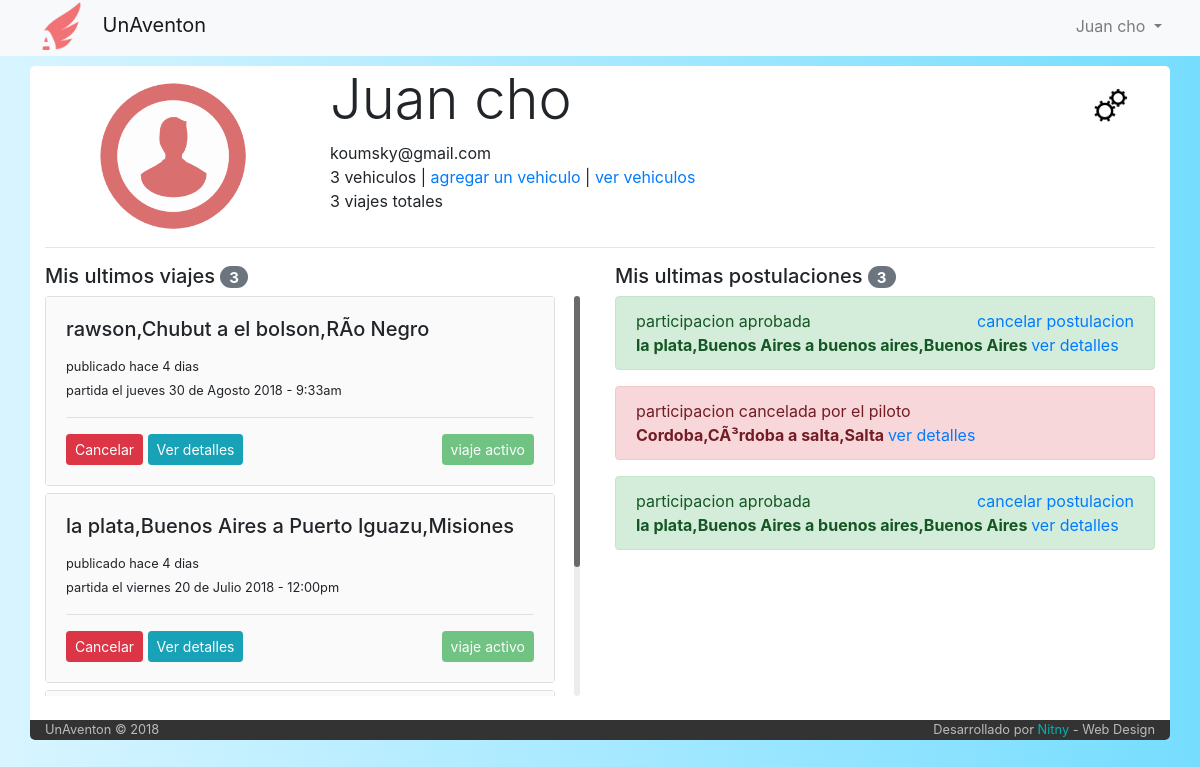
Page /perfil (signed in) on the earlier database version.
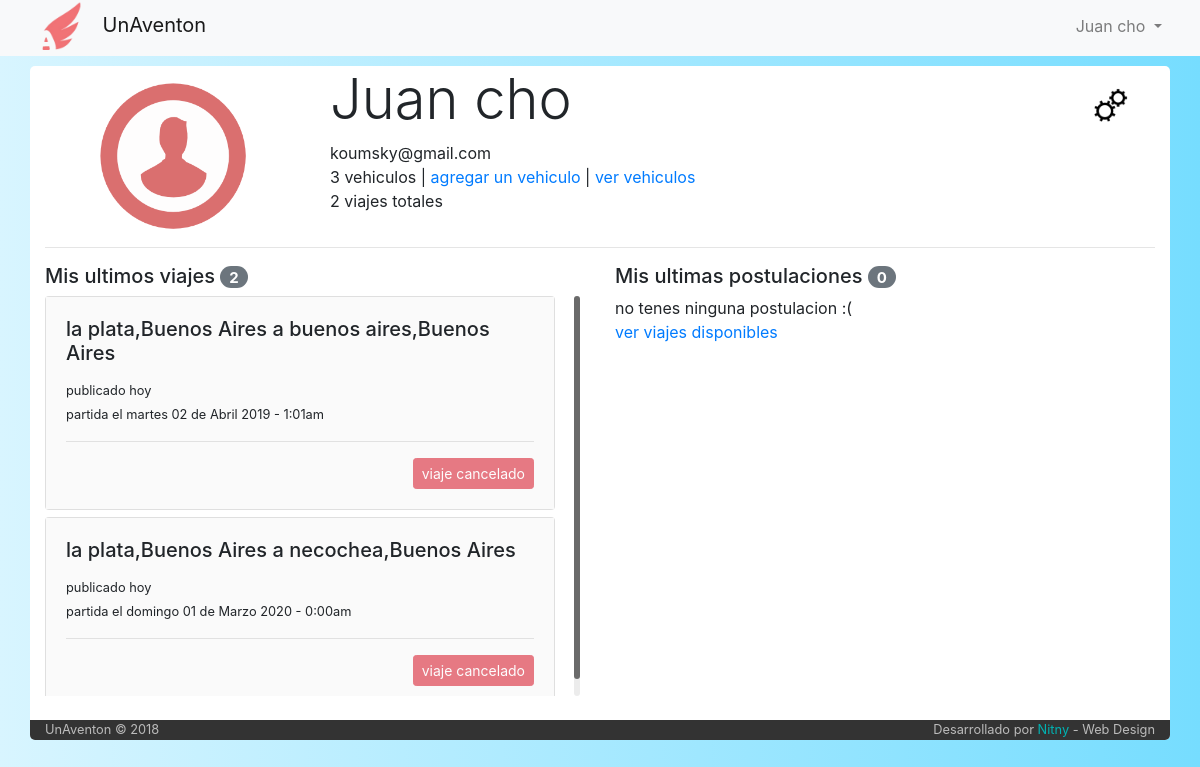
Same page on the later database version.
### tables this page shows
CREATE TABLE IF NOT EXISTS `viaje` (
  `idViaje` int(6) NOT NULL AUTO_INCREMENT,
  `idPiloto` int(6) NOT NULL,
  `idVehiculo` int(6) NOT NULL,
  `fecha_publicacion` datetime NOT NULL,
  `fecha_partida` datetime NOT NULL,
  `tiempo_estimado` int(11) NOT NULL DEFAULT '30',
  `origen` varchar(60) NOT NULL,
  `destino` varchar(60) NOT NULL,
  `asientos_disponibles` int(2) NOT NULL,
  `costo` int(7) NOT NULL,
  `estado` int(1) NOT NULL DEFAULT '1',
  `tipo` varchar(50) NOT NULL DEFAULT 'unico',
  PRIMARY KEY (`idViaje`)
);

CREATE TABLE IF NOT EXISTS `estado_viaje` (
  `idEstado` int(1) NOT NULL AUTO_INCREMENT,
  `color` varchar(14) NOT NULL,
  `estado` varchar(14) NOT NULL,
  PRIMARY KEY (`idEstado`)
);

CREATE TABLE IF NOT EXISTS `participacion` (
  `idParticipacion` int(6) NOT NULL AUTO_INCREMENT,
  `idUsuario` int(6) NOT NULL,
  `idViaje` int(6) NOT NULL,
  `fecha_solicitud` datetime NOT NULL,
  `estado` int(1) NOT NULL DEFAULT '1',
  PRIMARY KEY (`idParticipacion`)
);

CREATE TABLE IF NOT EXISTS `estado_participacion` (
  `idEstado` int(1) NOT NULL AUTO_INCREMENT,
  `color` varchar(14) NOT NULL,
  `estado` varchar(40) NOT NULL,
  PRIMARY KEY (`idEstado`)
);

### index.php (called while the page is built, shortened)
<?php
	include ('core/helpers.php');
	include ('php/inicio_body.php');
	$router = new Router;
	$vars = $router->get_variables();
	render($vars);
	include ('php/cierre_body.php');

### controller/perfil.php (the view, shortened to what the changed rows need)
<?php
function render($vars = [])
{
  include('php/conexion.php');
  $usuario=mysqli_query($conexion,"SELECT *
                                   FROM Usuario
                                   WHERE email='$_SESSION[mail]' limit 1")
                                   or
                                   die("Problemas en la base de datos:".mysqli_error($conexion));
  $user = mysqli_fetch_array($usuario);
  $contador=mysqli_query($conexion,"SELECT count(*) as cont
                                    FROM viaje
                                    where idPiloto='$user[idUser]'")
                                    or
                                    die ("problemas con el contador");
  $contador=mysqli_fetch_array($contador);
  $contador_vehiculos=mysqli_query($conexion,"SELECT count(*) as cont
                                    FROM vehiculo
                                    where idPropietario='$user[idUser]'")
                                    or
                                    die ("problemas con el contador");
  $contador_vehiculos=mysqli_fetch_array($contador_vehiculos);
  ?>
  <div class="row">
    <div class="col-md-8">
      <h1 class="display-4"><?php echo $user['nombre']." ".$user['apellido']; ?></h1>
      <span><?php echo $user['email']; ?></span><br>
      <span><?php echo $contador_vehiculos['cont']; ?> vehiculos</span> | <a href="#" data-toggle="modal" data-target="#CargarAuto">agregar un vehiculo</a> | <a href="/listado-vehiculos">ver vehiculos</a> <br>
      <span><?php echo $contador['cont']; ?> viajes totales</span>
    </div>
  </div>
  <div class="row">
    <div class="col-md-6">
      <?php
        $viajes=mysqli_query($conexion,"SELECT *, viaje.estado as 'estadodelviaje'
                                       FROM viaje
                                       INNER JOIN estado_viaje on viaje.estado=estado_viaje.idEstado
                                       WHERE idPiloto='$user[idUser]'
                                       order by fecha_publicacion DESC, fecha_partida ASC")
                                       or
                                       die("Problemas en la base de datos:".mysqli_error($conexion));
      ?>
      <h5>Mis ultimos viajes <span class="badge badge-pill badge-secondary"><?php echo mysqli_num_rows($viajes);?></span></h5>
        <div class="mCustomScrollbar" data-mcs-theme="dark-3" style="max-height: 400px; overflow: auto;">
      <?php
        while ($viaje = mysqli_fetch_array($viajes)) {
          ?>
          <div class="card" style="margin-bottom: 7px">
            <div class="card-body" style="background-color: #fafafa">
              <h5 class="card-title"><?php echo $viaje['origen']." a ".$viaje['destino'] ?>
              </h5>
              <small class="card-text">publicado <?php echo dias_transcurridos($viaje['fecha_publicacion'],'publicacion'); ?> <br>
              partida el <?php echo date_toString($viaje['fecha_partida'],"y");?> </small>
              <hr>
              <?php
                if ($viaje['estadodelviaje']==1){
                  echo "<button type='button' class='btn btn-danger btn-sm' data-toggle='modal' data-target='#EliminarViaje".$viaje['idViaje']."'>Cancelar</button>
                <a href='/viaje/".$viaje['idViaje']."'><button type='button'class='btn btn-info btn-sm'>Ver detalles</button></a>";
                }
              ?>
              <button type='button' class='btn btn-<?php echo $viaje['color']; ?> btn-sm float-right ' disabled>
                <?php echo "viaje ".$viaje['estado']; ?>
              </button>
            </div>
          </div>
          <?php
        }
      ?>
      </div>
    </div>
    <div class="col-md-6">
      <?php
      $postulaciones=mysqli_query($conexion,"SELECT *, participacion.estado as estado_participacion, viaje.estado as estado_viaje
                                     FROM participacion
                                     inner join viaje on participacion.idViaje=viaje.idViaje
                                     inner join estado_participacion on participacion.estado=estado_participacion.idEstado
                                     WHERE idUsuario='$user[idUser]'
                                     order by fecha_publicacion and idParticipacion")
                                     or
                                     die("Problemas en la base de datos:".mysqli_error($conexion));?>
      <h5>Mis ultimas postulaciones <span class="badge badge-pill badge-secondary"><?php echo mysqli_num_rows($postulaciones);?></span></h5>
      <div class="mCustomScrollbar" data-mcs-theme="dark-3" style="max-height: 400px; overflow: auto;">
      <?php
        if (mysqli_num_rows($postulaciones) == 0){
            echo "no tenes ninguna postulacion :( <br>";
            echo "<a href='/'>ver viajes disponibles</a>";
        }
        while ($postulacion = mysqli_fetch_array($postulaciones)) {
          echo "<div class='alert alert-".$postulacion['color']."' role='alert'>
                  participacion ".$postulacion['estado'];
          if ($postulacion['estado_participacion'] < 3){
            echo "<span class='float-right'><a href='#'"; ?> onclick="alert('Esta funcion todavia esta en desarrollo')"> <?php echo "cancelar postulacion </a> </span>";
          }
          echo "<br><b> ".$postulacion['origen']." a ".$postulacion['destino']." </b> <a href='#' class='float'"; ?> onclick="alert('Esta funcion todavia esta en desarrollo')"> <?php echo " ver detalles </a>
                  </div>";
        }
      ?>
      </div>
    </div>
  </div>
  <br>
  <?php
}

### core/helpers.php (shortened to what the changed rows need)
<?php
function dias_transcurridos($fecha_alta, $string)
{
 $fecha_alta = date_create($fecha_alta);
 $fecha_actual   = date_create(date("d.m.Y"));
 $diferencia     = date_diff($fecha_alta, $fecha_actual);
 $dif     = $diferencia->format('%a');
 if ($dif == 0){
   return 'hoy';
}
 else if ($dif == 1){
   return 'ayer';
 }
 else {
   return 'hace '.$dif." dias";
 }
}
function date_toString($fecha,$opc){
  $dias = array("...","lunes","martes","miercoles","jueves","viernes","sábado","domingo");
  $meses = array("Enero","Febrero","Marzo","Abril","Mayo","Junio","Julio","Agosto","Septiembre","Octubre","Noviembre","Diciembre");
  $date = date_create($fecha);
  $string = $dias[date_format($date, 'N')]." ".date_format($date, 'd')." de ".$meses[date_format($date, 'm')-1] ;
  if ($opc =="y"){
    $string .= " ".date_format($date, 'Y');
  }
  if ($opc =="br"){
    $string .= "<br>";
  }
  else{
    $string .= " - ";
  }
  $string .= date_format($date, 'G:ia');
  return $string;
}

Differences in the rows shown:
removed viaje: origen "rawson,Chubut", destino "el bolson,RÃ­o Negro", fecha_publicacion "hace 4 dias", fecha_partida "jueves 30 de Agosto 2018 9:33am", value "-", estado_viaje.estado "activo"
removed viaje: origen "la plata,Buenos Aires", destino "Puerto Iguazu,Misiones", fecha_publicacion "hace 4 dias", fecha_partida "viernes 20 de Julio 2018 12:00pm", value "-", estado_viaje.estado "activo"
removed participacion: estado_participacion.estado "aprobada", estado "cancelar postulacion", idViaje.origen "la plata,Buenos Aires", idViaje.destino "buenos aires,Buenos Aires"
removed participacion: estado_participacion.estado "cancelada por el piloto", idViaje.origen "Cordoba,CÃ³rdoba", idViaje.destino "salta,Salta"
removed participacion: estado_participacion.estado "aprobada", estado "cancelar postulacion", idViaje.origen "la plata,Buenos Aires", idViaje.destino "buenos aires,Buenos Aires"
added viaje: origen "la plata,Buenos Aires", destino "buenos aires,Buenos Aires", fecha_publicacion "hoy", fecha_partida "martes 02 de Abril 2019 1:01am", value "-", estado_viaje.estado "cancelado"
added viaje: origen "la plata,Buenos Aires", destino "necochea,Buenos Aires", fecha_publicacion "hoy", fecha_partida "domingo 01 de Marzo 2020 0:00am", value "-", estado_viaje.estado "cancelado"
Other differences:
$contador['cont']: "3" → "2"
mysqli_num_rows($viajes): "3" → "2"
mysqli_num_rows($postulaciones): "3" → "0"
text now shown: "no tenes ninguna postulacion :( ver viajes disponibles"
